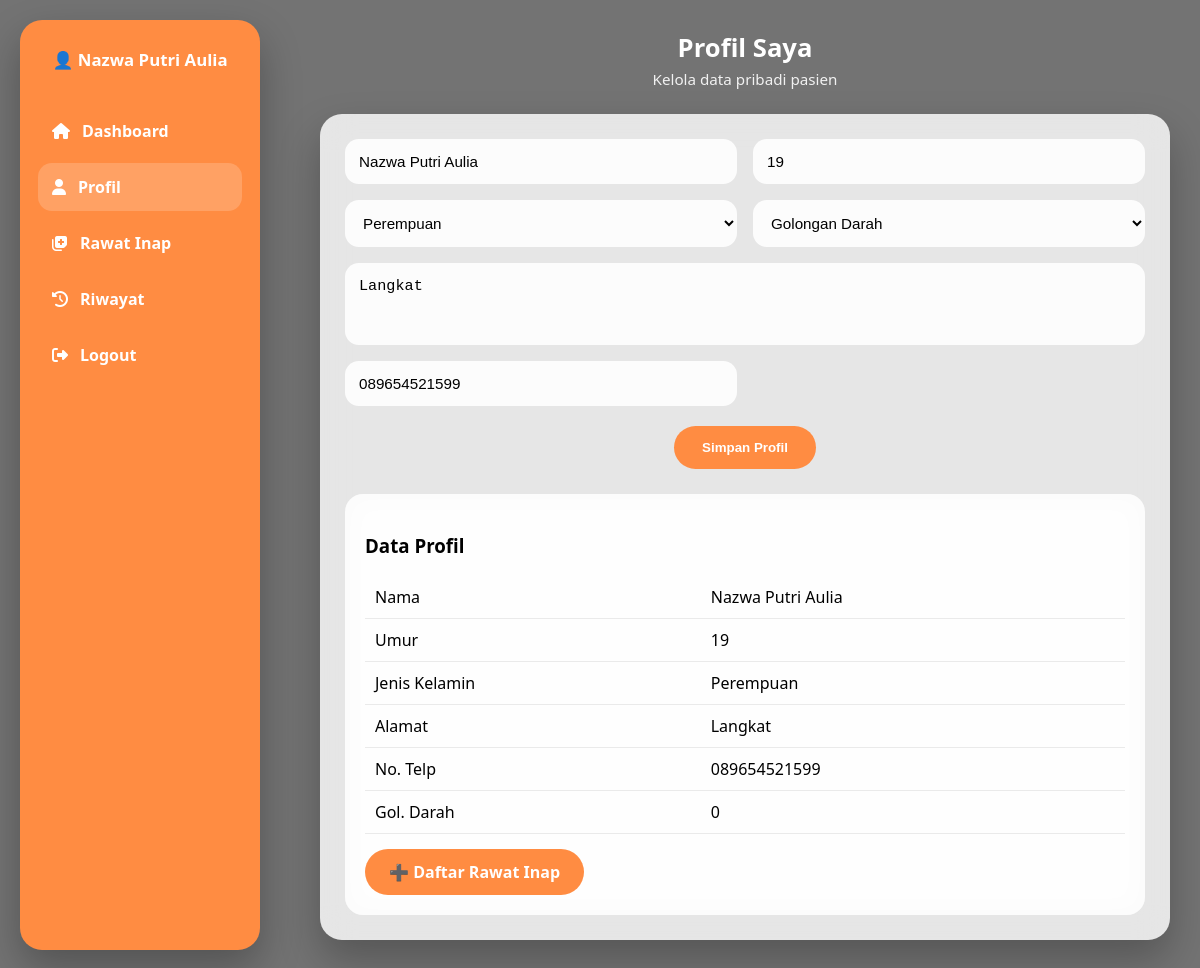
The app's page /pasien/daftar_pasien.php?status=belum (signed in) with its own data.
### tables this page shows
CREATE TABLE `pasien` (
  `kode_pasien` int(11) NOT NULL,
  `nama_pasien` varchar(100) NOT NULL,
  `umur` int(3) DEFAULT NULL,
  `jenis_kelamin` enum('L','P') DEFAULT NULL,
  `alamat` text DEFAULT NULL,
  `no_telp` varchar(18) DEFAULT NULL,
  `gol_darah` varchar(3) DEFAULT NULL,
  `id_user` int(11) DEFAULT NULL,
  `nip` int(11) DEFAULT NULL
);

### pasien/daftar_pasien.php (the view, shortened to what this page needs)
<?php
include "../config/koneksi.php";
$id_user = $_SESSION['id_user'] ?? null;
$pasien = mysqli_fetch_assoc(mysqli_query($koneksi, "SELECT * FROM pasien WHERE id_user='$id_user'"));
$nama_tampil = htmlspecialchars($pasien['nama_pasien'] ?? 'Pasien');
?>
<!DOCTYPE html>
<html lang="id">
<head>
<link rel="stylesheet" href="https://cdnjs.cloudflare.com/ajax/libs/font-awesome/6.5.0/css/all.min.css"/>
</head>
<body>
<div class="sidebar">
    <div class="logo">👤 <?= $nama_tampil ?></div>
    <a href="dashboard.php"><i class="fas fa-home"></i>Dashboard</a>
    <a class="active"><i class="fas fa-user"></i>Profil</a>
    <a href="daftar_rawat.php"><i class="fas fa-notes-medical"></i>Rawat Inap</a>
    <a href="riwayat_rawat.php"><i class="fas fa-clock-rotate-left"></i>Riwayat</a>
    <a href="../logout.php"><i class="fas fa-sign-out-alt"></i>Logout</a>
</div>
<div class="main">
    <div class="header">
        <h1>Profil Saya</h1>
        <p>Kelola data pribadi pasien</p>
    </div>
    <div class="content">
        <form method="POST">
            <div class="form-grid">
                <input type="text" name="nama_pasien" value="<?= $pasien['nama_pasien'] ?? '' ?>" placeholder="Nama" required>
                <input type="number" name="umur" value="<?= $pasien['umur'] ?? '' ?>" placeholder="Umur" required>
                <select name="jenis_kelamin" required>
                    <option value="P" <?= ($pasien['jenis_kelamin'] ?? '')=='P'?'selected':'' ?>>Perempuan</option>
                </select>
                <select name="gol_darah">
                    <option value="">Golongan Darah</option>
                </select>
                <textarea name="alamat" rows="3" placeholder="Alamat" required><?= $pasien['alamat'] ?? '' ?></textarea>
                <input type="text" name="no_telp" value="<?= $pasien['no_telp'] ?? '' ?>" placeholder="No. Telepon">
            </div>
            <div class="form-actions">
                <button type="submit" name="submit">Simpan Profil</button>
            </div>
        </form>
        <?php if($pasien): ?>
        <div class="profile-box">
            <h3>Data Profil</h3>
            <table>
                <tr><td>Nama</td><td><?= $pasien['nama_pasien'] ?></td></tr>
                <tr><td>Umur</td><td><?= $pasien['umur'] ?></td></tr>
                <tr><td>Jenis Kelamin</td><td><?= $pasien['jenis_kelamin']=='L'?'Laki-laki':'Perempuan' ?></td></tr>
                <tr><td>Alamat</td><td><?= $pasien['alamat'] ?></td></tr>
                <tr><td>No. Telp</td><td><?= $pasien['no_telp'] ?></td></tr>
                <tr><td>Gol. Darah</td><td><?= $pasien['gol_darah'] ?></td></tr>
            </table>
            <a href="daftar_rawat.php">➕ Daftar Rawat Inap</a>
        </div>
        <?php endif; ?>
    </div>
</div>
</body>
</html>

### pasien/daftar_pasien.php (style rules this page uses)
* { box-sizing:border-box }
body { margin:0; font-family:'Segoe UI',sans-serif; background: linear-gradient(rgba(0,0,0,.55),rgba(0,0,0,.55)), url("../assets/RS_Pondok_Indah_-_Pondok_Indah.jpg") center/cover fixed; display:flex; }
.sidebar { width:240px; background:#FF8C42; backdrop-filter:blur(14px); min-height:calc(100vh - 40px); margin:20px; padding:28px 18px; border-radius:22px; box-shadow:0 18px 40px rgba(0,0,0,.28); }
.sidebar .logo { color:#fff; font-weight:700; font-size:1.05rem; margin-bottom:36px; text-align:center; }
.sidebar a { display:flex; align-items:center; gap:12px; color:#fff; text-decoration:none; padding:13px 14px; margin-bottom:8px; border-radius:14px; font-weight:600; }
.sidebar a:hover, .sidebar a.active { background:rgba(255,255,255,.18); }
.main { flex:1; padding:30px; margin-left:10px; }
.header { text-align:center; color:#fff; margin-bottom:25px; }
.header h1 { margin:0;font-size:1.6rem; }
.header p { margin-top:4px;opacity:.9;font-size:.95rem; }
.content { background:rgba(255,255,255,.82); backdrop-filter:blur(16px); border-radius:22px; padding:25px; box-shadow:0 20px 40px rgba(0,0,0,.25); }
.form-grid { display:grid; grid-template-columns:1fr 1fr; gap:16px; margin-bottom:20px; }
.form-grid input, .form-grid select, .form-grid textarea { width:100%; padding:14px; border-radius:14px; border:none; background:rgba(255,255,255,.9); font-size:.95rem; }
.form-grid textarea { grid-column:1 / -1; resize:none; }
.form-actions { text-align:center; }
.form-actions button { padding:14px 28px; border-radius:30px; background:#FF8C42; color:#fff; border:none; font-weight:700; cursor:pointer; }
.profile-box { margin-top:25px; background:rgba(255,255,255,.78); backdrop-filter:blur(14px); padding:20px; border-radius:18px; }
.profile-box table { width:100%; border-collapse:collapse; }
.profile-box td { padding:10px; border-bottom:1px solid rgba(0,0,0,.08); }
.profile-box a { display:inline-block; margin-top:15px; padding:12px 24px; background:#FF8C42; color:#fff; border-radius:30px; text-decoration:none; font-weight:700; }

### records on screen
pasien: nama_pasien "Nazwa Putri Aulia", umur "19", jenis_kelamin "Perempuan", alamat "Langkat", no_telp "089654521599", gol_darah "0"
